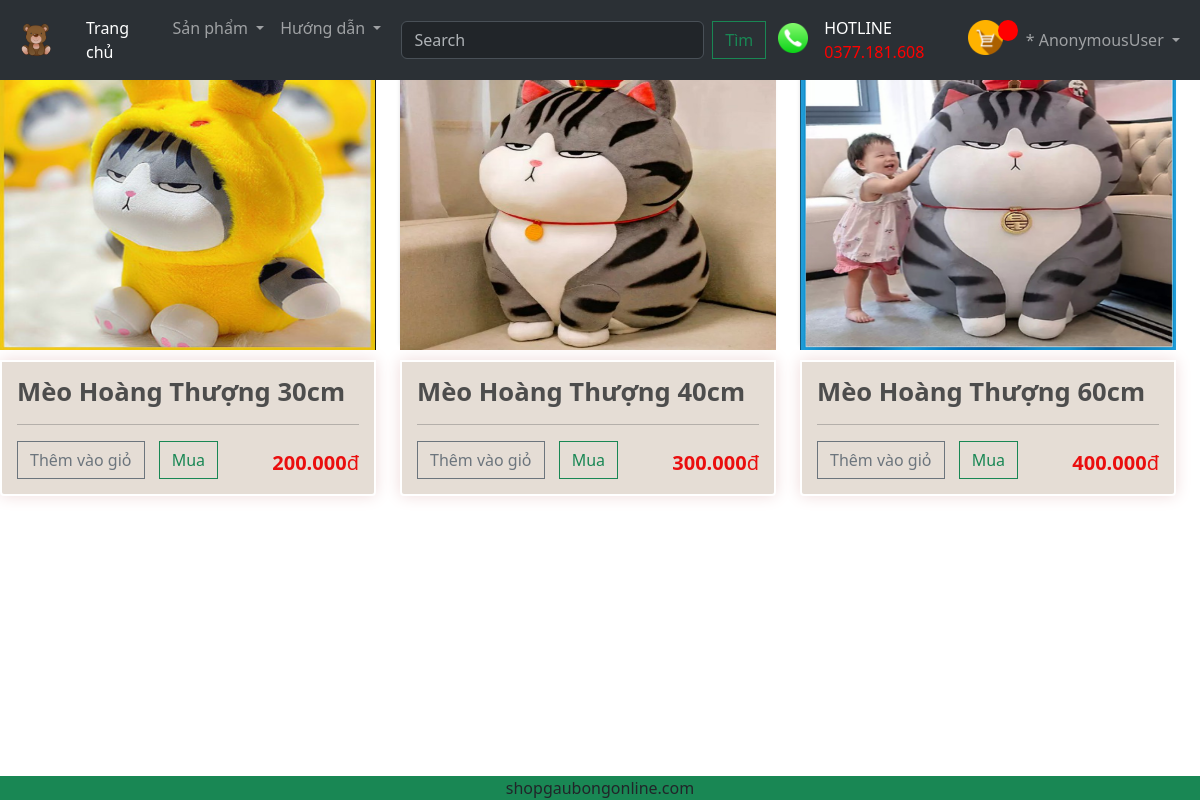
The page /category/?category=Meo on the database its author committed.
### app/models.py (models this page shows, shortened)
class Sanpham(models.Model):
    category = models.ManyToManyField(Category, related_name='san_pham')
    ten_San_Pham = models.CharField(max_length=200,null=True) #max_length=200: là tên tối đa là 200 ký tự, null=True: nếu người dùng không gõ từ gì
    gia = models.FloatField()
    digital = models.BooleanField(default=False,null=True,blank=False)
    hinh_anh = models.ImageField(null=True,blank=True)

### app/views.py (the view)
# urls.py: path('category/', views.category, name="category"),
def category(request):
    categories = Category.objects.filter(is_sub = False)
    active_category = request.GET.get('category','')
    if active_category:
        san_pham = Sanpham.objects.filter(category__slug = active_category)
    context ={'categories':categories, 'san_pham':san_pham, 'active_category':active_category}
    return render(request, 'app/category.html',context)

### app/templates/app/category.html (shortened to what this page needs)
{% extends 'app/base.html' %}
{%load static%}
      {% block timKiem %}
      <div class="row"style="width:100%">
        {%for san_pham in san_pham %}
        <div class="col-lg-4">
          <img class="thumbnail" style="height:300px" src="{{san_pham.hinh_anh.url}}">
          <div class="box-element product">
            <h6><strong>{{san_pham.ten_San_Pham}}</strong></h6>
            <hr>
            <button data-product={{san_pham.id}} data-action = "add" class="btn btn-outline-secondary add-btn update-cart">Thêm vào giỏ</button>
            <a class="btn btn-outline-success" href="#">Mua</a>
            <h5 style="display: inline-block; float: right"><strong>{{san_pham.gia|floatformat:3}}</strong>đ</h5>
          </div>
        </div>
        {% endfor%}
      </div>
      {% endblock timKiem %}

### app/static/app/css/main.css (style rules this page uses)
body { background-color: hsl(214, 27%, 46%); }
h1, h2, h3, h4, h5, h6 { color: hsl(0, 0%, 30%); }
.box-element { box-shadow: hsl(0, 40%, 90%) 0 0 16px; background-color: #e5ddd5; padding: 15px; border: 2px solid #ffffff; border-radius: 5px; }
.box-element h6 { margin-top: 0; font-size: 1.6em; }
.thumbnail { width: 350px; height: 150px; -webkit-box-shadow: -1px -3px 5px -2px rgba(214, 214, 214, 1); -moz-box-shadow: -1px -3px 5px -2px rgba(214, 214, 214, 1); box-shadow: -1px -3px 5px -2px rgba(214, 214, 214, 1); width: 100%; margin-bottom: 10px; }
.product { border-radius: 0 0 4px 4px; }
.product h5 { margin-top: 10px; color: #ea0e0e; }
.col-lg-3, .col-lg-4, .col-lg-6, .col-lg-8, .col-lg-12 { margin-top: 50px; }
.col-lg-4 { max-width: 33.333%; }
.btn { border-radius: 0; margin-top: 0 px; }
.row { display: flex; justify-content: space-around; }
.add-btn { margin-right: 10px; }
body { background: url('https://accgroup.vn/wp-content/uploads/2023/02/Background-la-gi.jpg'); background-size: cover; background-position: center; background-attachment: fixed; }

### rows shown on the page
Sanpham: hinh_anh (picture), ten_San_Pham "Mèo Hoàng Thượng 30cm", gia "200.000"
Sanpham: hinh_anh (picture), ten_San_Pham "Mèo Hoàng Thượng 40cm", gia "300.000"
Sanpham: hinh_anh (picture), ten_San_Pham "Mèo Hoàng Thượng 60cm", gia "400.000"

### other values the page prints
{{ request.user }} "AnonymousUser"
